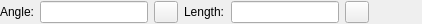
<?xml version="1.0" encoding="UTF-8"?>
<ui version="4.0">
 <class>LC_LineRelAngleOptionsWidget</class>
 <widget class="QWidget" name="LC_LineRelAngleOptionsWidget">
  <property name="geometry">
   <rect>
    <x>0</x>
    <y>0</y>
    <width>422</width>
    <height>24</height>
   </rect>
  </property>
  <property name="sizePolicy">
   <sizepolicy hsizetype="MinimumExpanding" vsizetype="Preferred">
    <horstretch>0</horstretch>
    <verstretch>0</verstretch>
   </sizepolicy>
  </property>
  <property name="minimumSize">
   <size>
    <width>200</width>
    <height>22</height>
   </size>
  </property>
  <property name="maximumSize">
   <size>
    <width>16777215</width>
    <height>32767</height>
   </size>
  </property>
  <property name="windowTitle">
   <string>Line Relative Angle Options</string>
  </property>
  <layout class="QHBoxLayout">
   <property name="leftMargin">
    <number>0</number>
   </property>
   <property name="topMargin">
    <number>1</number>
   </property>
   <property name="rightMargin">
    <number>0</number>
   </property>
   <property name="bottomMargin">
    <number>1</number>
   </property>
   <item>
    <widget class="QLabel" name="lAngle">
     <property name="sizePolicy">
      <sizepolicy hsizetype="Preferred" vsizetype="Fixed">
       <horstretch>0</horstretch>
       <verstretch>0</verstretch>
      </sizepolicy>
     </property>
     <property name="text">
      <string>Angle:</string>
     </property>
     <property name="wordWrap">
      <bool>false</bool>
     </property>
    </widget>
   </item>
   <item>
    <widget class="QLineEdit" name="leAngle">
     <property name="sizePolicy">
      <sizepolicy hsizetype="Preferred" vsizetype="Fixed">
       <horstretch>0</horstretch>
       <verstretch>0</verstretch>
      </sizepolicy>
     </property>
     <property name="toolTip">
      <string>Line angle</string>
     </property>
    </widget>
   </item>
   <item>
    <widget class="QToolButton" name="tbPickAngle">
     <property name="toolTip">
      <string>Pick angle from drawing</string>
     </property>
     <property name="text">
      <string/>
     </property>
     <property name="icon">
      <iconset resource="../../../../res/icons/icons.qrc">
       <normaloff>:/icons/interactive_pick_angle.lci</normaloff>:/icons/interactive_pick_angle.lci</iconset>
     </property>
    </widget>
   </item>
   <item>
    <widget class="QLabel" name="lLength">
     <property name="sizePolicy">
      <sizepolicy hsizetype="Preferred" vsizetype="Fixed">
       <horstretch>0</horstretch>
       <verstretch>0</verstretch>
      </sizepolicy>
     </property>
     <property name="text">
      <string>Length:</string>
     </property>
     <property name="wordWrap">
      <bool>false</bool>
     </property>
    </widget>
   </item>
   <item>
    <widget class="QLineEdit" name="leLength">
     <property name="sizePolicy">
      <sizepolicy hsizetype="Preferred" vsizetype="Fixed">
       <horstretch>0</horstretch>
       <verstretch>0</verstretch>
      </sizepolicy>
     </property>
     <property name="toolTip">
      <string>Length of line</string>
     </property>
    </widget>
   </item>
   <item>
    <widget class="QToolButton" name="tbPickLength">
     <property name="toolTip">
      <string>Pick length from drawing</string>
     </property>
     <property name="text">
      <string/>
     </property>
     <property name="icon">
      <iconset resource="../../../../res/icons/icons.qrc">
       <normaloff>:/icons/interactive_pick_distance.lci</normaloff>:/icons/interactive_pick_distance.lci</iconset>
     </property>
    </widget>
   </item>
   <item>
    <spacer name="horizontalSpacer">
     <property name="orientation">
      <enum>Qt::Orientation::Horizontal</enum>
     </property>
     <property name="sizeHint" stdset="0">
      <size>
       <width>0</width>
       <height>20</height>
      </size>
     </property>
    </spacer>
   </item>
  </layout>
 </widget>
 <layoutdefault spacing="6" margin="11"/>
 <resources>
  <include location="../../../../res/icons/icons.qrc"/>
 </resources>
 <connections/>
 <slots>
  <slot>onAngleChanged(QString)</slot>
  <slot>updateLength(QString)</slot>
 </slots>
</ui>
